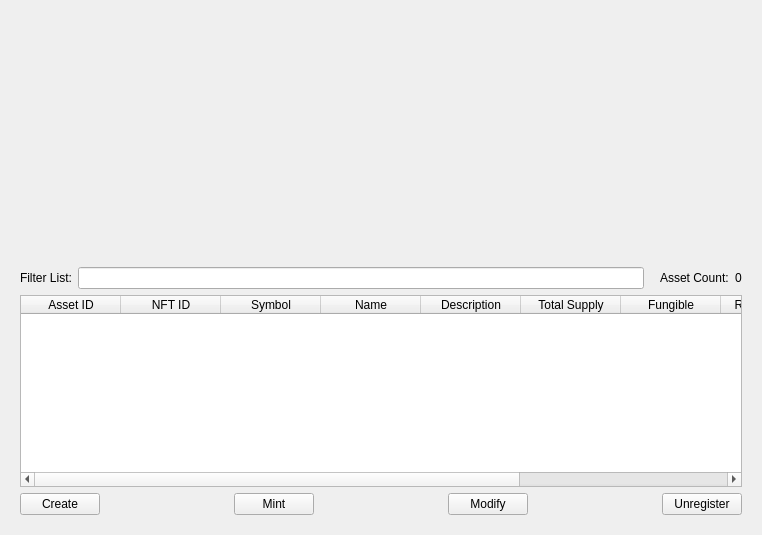
<?xml version="1.0" encoding="UTF-8"?>
<ui version="4.0">
 <class>MyOwnSpats</class>
 <widget class="QWidget" name="MyOwnSpats">
  <property name="geometry">
   <rect>
    <x>0</x>
    <y>0</y>
    <width>762</width>
    <height>535</height>
   </rect>
  </property>
  <property name="minimumSize">
   <size>
    <width>190</width>
    <height>65</height>
   </size>
  </property>
  <property name="windowTitle">
   <string>Form</string>
  </property>
  <layout class="QVBoxLayout" name="topLayout">
   <property name="leftMargin">
    <number>20</number>
   </property>
   <property name="topMargin">
    <number>0</number>
   </property>
   <property name="rightMargin">
    <number>20</number>
   </property>
   <property name="bottomMargin">
    <number>0</number>
   </property>
   <item>
    <layout class="QVBoxLayout" name="verticalLayout">
     <property name="bottomMargin">
      <number>0</number>
     </property>
     <item>
      <spacer name="horizontalSpacer0">
       <property name="sizeHint" stdset="0">
        <size>
         <width>40</width>
         <height>20</height>
        </size>
       </property>
      </spacer>
     </item>
     <item>
      <layout class="QGridLayout" name="gridLayout_3">
       <item row="1" column="0">
        <widget class="QTableWidget" name="tableWidgetMyOwnSpats">
         <property name="editTriggers">
          <set>QAbstractItemView::NoEditTriggers</set>
         </property>
         <property name="alternatingRowColors">
          <bool>true</bool>
         </property>
         <property name="selectionMode">
          <enum>QAbstractItemView::SingleSelection</enum>
         </property>
         <property name="selectionBehavior">
          <enum>QAbstractItemView::SelectRows</enum>
         </property>
         <property name="sortingEnabled">
          <bool>true</bool>
         </property>
         <attribute name="horizontalHeaderStretchLastSection">
          <bool>true</bool>
         </attribute>
         <column>
          <property name="text">
           <string>Asset ID</string>
          </property>
         </column>
         <column>
          <property name="text">
           <string>NFT ID</string>
          </property>
         </column>
         <column>
          <property name="text">
           <string>Symbol</string>
          </property>
         </column>
         <column>
          <property name="text">
           <string>Name</string>
          </property>
         </column>
         <column>
          <property name="text">
           <string>Description</string>
          </property>
         </column>
         <column>
          <property name="text">
           <string>Total Supply</string>
          </property>
         </column>
         <column>
          <property name="text">
           <string>Fungible</string>
          </property>
         </column>
         <column>
          <property name="text">
           <string>Resupplyable</string>
          </property>
         </column>
         <column>
          <property name="text">
           <string>Precision</string>
          </property>
         </column>
         <column>
          <property name="text">
           <string>Metadata</string>
          </property>
         </column>
        </widget>
       </item>
       <item row="0" column="0">
        <layout class="QHBoxLayout" name="horizontalLayout_4">
         <property name="bottomMargin">
          <number>0</number>
         </property>
         <item>
          <widget class="QLabel" name="label_filter_2">
           <property name="text">
            <string>Filter List:</string>
           </property>
          </widget>
         </item>
         <item>
          <widget class="QLineEdit" name="filterLineEdit">
           <property name="toolTip">
            <string>Filter assets list</string>
           </property>
          </widget>
         </item>
         <item>
          <spacer name="horizontalSpacer_4">
           <property name="sizeHint" stdset="0">
            <size>
             <width>10</width>
             <height>20</height>
            </size>
           </property>
          </spacer>
         </item>
         <item>
          <widget class="QLabel" name="label_count_2">
           <property name="text">
            <string>Asset Count:</string>
           </property>
          </widget>
         </item>
         <item>
          <widget class="QLabel" name="countLabel">
           <property name="text">
            <string>0</string>
           </property>
          </widget>
         </item>
        </layout>
       </item>
       <item row="2" column="0">
        <layout class="QHBoxLayout" name="horizontalLayout_2">
         <property name="bottomMargin">
          <number>20</number>
         </property>
         <item>
          <widget class="QPushButton" name="create_spark_asset">
           <property name="text">
            <string>Create</string>
           </property>
          </widget>
         </item>
         <item>
          <spacer name="horizontalSpacer">
           <property name="orientation">
            <enum>Qt::Horizontal</enum>
           </property>
           <property name="sizeHint" stdset="0">
            <size>
             <width>40</width>
             <height>20</height>
            </size>
           </property>
          </spacer>
         </item>
         <item>
          <widget class="QPushButton" name="mint_spark_asset">
           <property name="text">
            <string>Mint</string>
           </property>
          </widget>
         </item>
         <item>
          <spacer name="horizontalSpacer_2">
           <property name="orientation">
            <enum>Qt::Horizontal</enum>
           </property>
           <property name="sizeHint" stdset="0">
            <size>
             <width>40</width>
             <height>20</height>
            </size>
           </property>
          </spacer>
         </item>
         <item>
          <widget class="QPushButton" name="modify_spark_asset">
           <property name="text">
            <string>Modify</string>
           </property>
          </widget>
         </item>
         <item>
          <spacer name="horizontalSpacer_3">
           <property name="orientation">
            <enum>Qt::Horizontal</enum>
           </property>
           <property name="sizeHint" stdset="0">
            <size>
             <width>40</width>
             <height>20</height>
            </size>
           </property>
          </spacer>
         </item>
         <item>
          <widget class="QPushButton" name="unregister_spark_asset">
           <property name="text">
            <string>Unregister</string>
           </property>
          </widget>
         </item>
        </layout>
       </item>
      </layout>
     </item>
    </layout>
   </item>
  </layout>
 </widget>
 <resources/>
 <connections/>
</ui>
